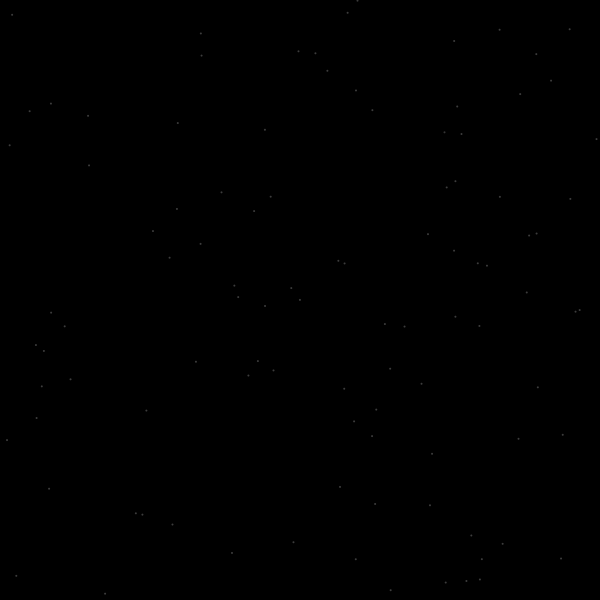
Frame 1 (no input)
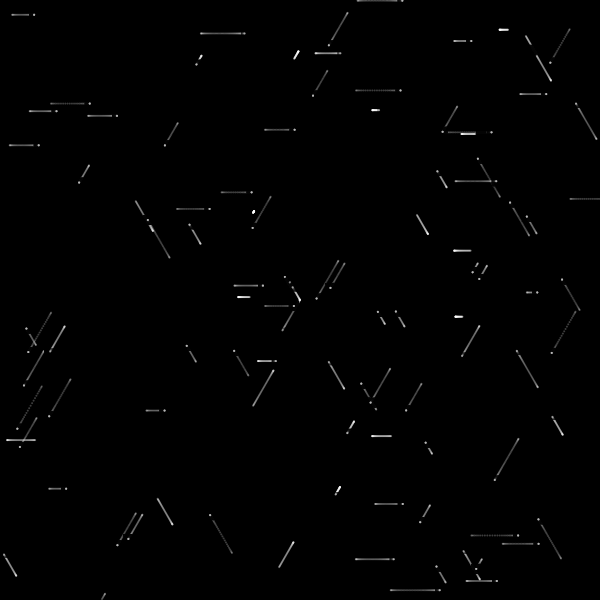
Frame 60 (the mouse pressed at the canvas centre just before this capture)
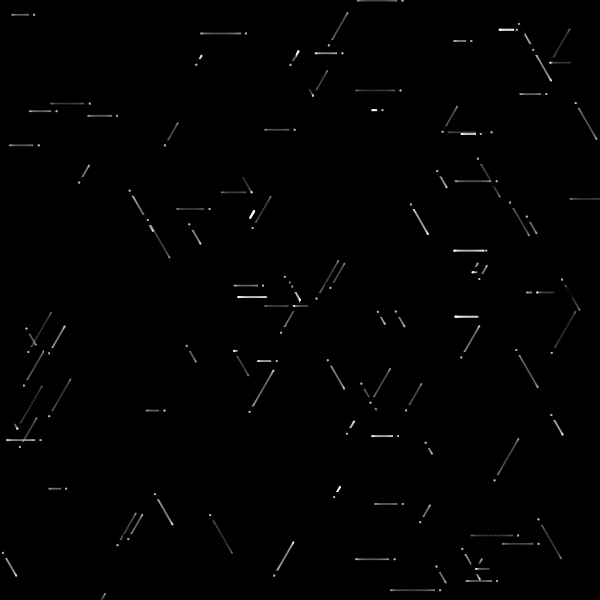
Frame 120 (the mouse held since frame 60 and released just before this capture)

The Processing sketch that drew these frames (run headless with seeded random() and noise(); from frame 60 on, the mouse is pressed at the canvas centre):

// Processing sketch: w5_04
// ── w5_04.pde
/*
 * Creative Coding
 * Week 5, 04 - Moving balls 2
 * by Indae Hwang and Jon McCormack
 * Copyright (c) 2014 Monash University
 *
 * This sketch shows the basics of classes and objects in Processing
 * It defines a class called "Ball" with one member function: "display()"
 *
 */
MovingBall centre;
MovingBall[] arounds;

int numOfObjects;

void setup() {
  size(600, 600);

  numOfObjects = 100;

  centre = new MovingBall(width/2, height/2);

  arounds = new MovingBall[numOfObjects];

  for (int i=0; i < arounds.length; i++ ) {
    arounds[i] = new MovingBall(random(width), random(height) );
  }

  background(0);
}

void draw() {
  // background(0);

  centre.run();

  for (int i=0; i < arounds.length; i++ ) {
    arounds[i].run();
  }
}


// ── class_moveBall.pde
/*
 * MovingBall class
 *
 * Represents a moving ball that moves in a single direction
 *
 */
class MovingBall {

  float x, y;        // position
  float tx, ty;      // target in x and y
  float step, inc;
  float radius;
  
  int numDirections;
  int direction;

  // constructor
  // create a moving ball at the supplied position (x_, y_)
  MovingBall(float x_, float y_) {
    x = x_;
    y = y_;
    
    numDirections = 3;
    
    reset();
  }
  
  // run
  // calls move() followed by display()
  // 
  void run() {
    this.move();
    this.display();
  }

  // move
  // move the ball in the desired direction
  //
  void move() {

    step -= inc;

    if (step < 0) {
      x = tx;
      y = ty;
      reset();
    }

    x = lerp(tx, x, step); 
    y = lerp(ty, y, step);

    checkBounds();
  }

  // checkBounds
  // checks that the ball is within the display window.
  // If it reaches the edge, move in the opposite direction
  void checkBounds() {
    if (x <= 0 || x >= width || y <= 0 || y >= height) {
      x = width/2;
      y = height/2;
      reset();
    }
  }


  void reset() {
    step = 1;
    inc = random(0.01);
    radius = random(10, 50);
    float angleUnit = TWO_PI/numDirections; 
    direction = (int) random(numDirections);

    tx = x + radius*cos(direction * angleUnit);
    ty = y + radius*sin(direction * angleUnit);
  }

  // display method
  //
  //
  void display() {
    noStroke();
    rectMode(CENTER);
    fill(0, 30);
    rect(tx, ty, 10, 10);
    fill(255, 60);
    ellipse(x, y, 2, 2);
  }
}
